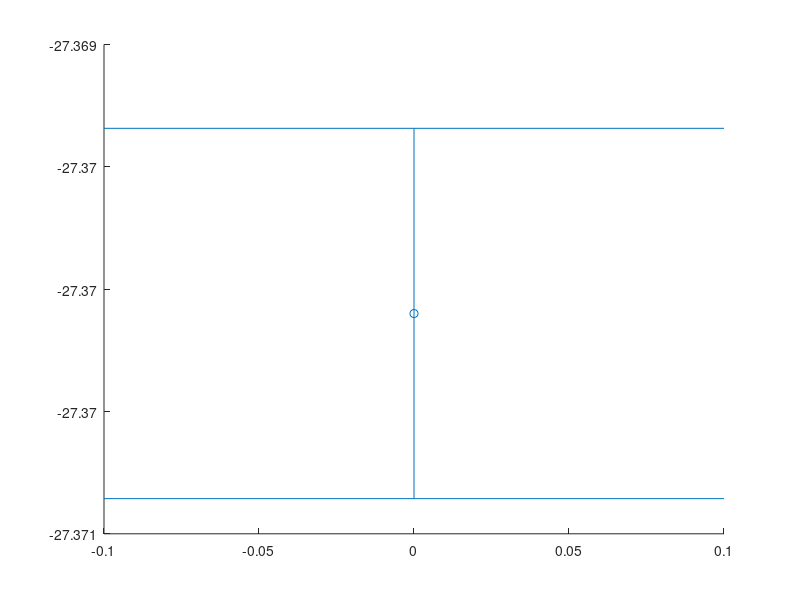

Here is the MATLAB script that generated this plot: (Note: this script raises an error after producing the figure.)
clear;clc;close all;
data = load('data_final_frequency_bestAdjMatrix_each_connect.mat');
delta_mean_array = 2*pi*data.freq_E_win_mean;
delta_std_array = 2*pi*data.freq_E_win_std;
connectivity_array = data.connectivity_array;
M = 24;

blue = [0 0.4470 0.7410];
orange = [0.8500 0.3250 0.0980];
yellow = [0.9290 0.6940 0.1250];
purple = [173, 0, 237]./255;%[0.4940 0.1840 0.5560];
green = [0.4660 0.6740 0.1880];
bright_blue = [0.3010 0.7450 0.9330];
dark_red = [0.6350 0.0780 0.1840];

figure(1); hold on;
set(gcf, 'Position', [100, 100, 800, 300]); 
for cidx = 1:length(connectivity_array)
    for Midx = 1:M
        x = connectivity_array(cidx);
        y = delta_mean_array(Midx, cidx);
        err = delta_std_array(Midx, cidx);

        h = errorbar(x, y, err, 'o',...
            'Color', purple,...
            'MarkerFaceColor', purple,...
            'MarkerSize', 4,...
            'CapSize', 4,...
            'LineWidth', 1);
        set(h, 'HandleVisibility', 'off');
    end
    disp(['progress: ',num2str(cidx/length(connectivity_array))])
end
% plot([0.4,0.4],[-40,40],'k-.','LineWidth',1); hold on;
xticks(0:0.2:1)
xlabel('$\chi$','Interpreter','latex')
ylabel('$\tilde{\Delta}$(rad/ns)','Interpreter','latex')
set(gca, 'fontsize', 20, 'linewidth', 1.5)
box on
% exportgraphics(gcf, 'figure_without_margins.png', 'Resolution', 300);
